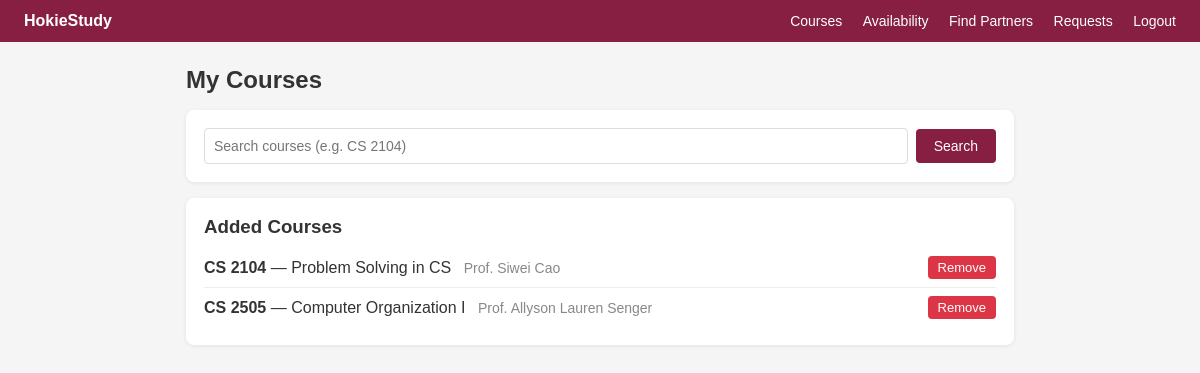
The page /courses (signed in) on the database as committed earlier.
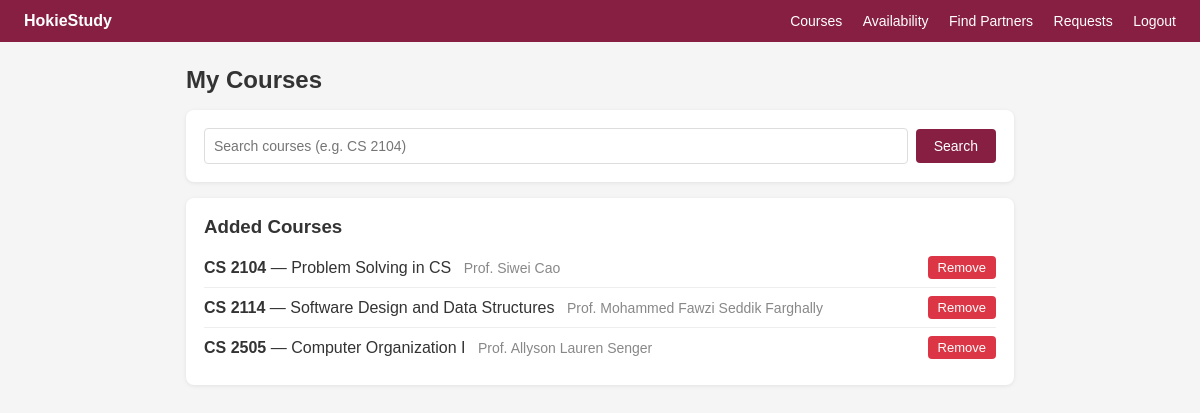
The same page on the database as committed later.
### tables this page shows
CREATE TABLE user_courses (id INTEGER PRIMARY KEY, user_id INTEGER, course_id INTEGER, professor TEXT DEFAULT '');

CREATE TABLE courses (id INTEGER PRIMARY KEY, course_code TEXT, course_name TEXT, department TEXT);

### app.py (the view, shortened to what this page needs)
@app.route('/courses', methods=['GET','POST'])
@login_required
def courses():
    c = db()
    my_courses = c.execute('''SELECT uc.id, c.course_code, c.course_name, uc.professor FROM user_courses uc
                              JOIN courses c ON uc.course_id=c.id WHERE uc.user_id=?
                              ORDER BY c.course_code''', (session['uid'],)).fetchall()
    search = request.args.get('q', '')
    results = c.execute('SELECT * FROM courses WHERE LOWER(course_code) LIKE ? OR LOWER(course_name) LIKE ? LIMIT 15',
                        (f'%{search.lower()}%', f'%{search.lower()}%')).fetchall() if search else []
    c.close()
    return render_template('courses.html', my_courses=my_courses, results=results, search=search)

### app.py (called while the page is built)
def db():
    conn = sqlite3.connect(DB)
    conn.row_factory = sqlite3.Row  # so we can access columns by name instead of index
    return conn

def login_required(f):
    @wraps(f)
    def wrapped(*args, **kwargs):
        if 'uid' not in session: return redirect(url_for('login'))
        return f(*args, **kwargs)
    return wrapped

### templates/courses.html (shortened to what this page needs)
{% extends "base.html" %}
{% block content %}
<h2>My Courses</h2>
<div class="card">
  <form method="GET" class="row">
    <input name="q" value="{{ search }}" placeholder="Search courses (e.g. CS 2104)">
    <button>Search</button>
  </form>
</div>
<div class="card">
  <h3>Added Courses</h3>
  {% if my_courses %}
    {% for uc in my_courses %}
    <div class="result-row">
      <div>
        <span><b>{{ uc.course_code }}</b> — {{ uc.course_name }}</span>
        {% if uc.professor %}<span class="gray" style="margin-left:8px">Prof. {{ uc.professor }}</span>{% endif %}
      </div>
      <form method="POST">
        <button class="sm danger">Remove</button>
      </form>
    </div>
    {% endfor %}
  {% else %}<p class="gray">No courses added yet. Search above!</p>{% endif %}
</div>
{% endblock %}

Rows that differ between the two databases and show on the page:
added user_courses: course_code "CS 2114", course_name "Software Design and Data Structures", professor "Mohammed Fawzi Seddik Farghally"
